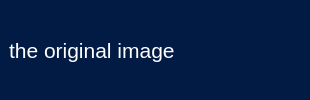
       <widget class="QFrame" name="frame">
        <property name="sizePolicy">
         <sizepolicy hsizetype="Preferred" vsizetype="Minimum">
          <horstretch>0</horstretch>
          <verstretch>0</verstretch>
         </sizepolicy>
        </property>
        <property name="styleSheet">
         <string notr="true">background-color: rgb(1, 27, 68);
border:none;
</string>
        </property>
        <property name="frameShape">
         <enum>QFrame::StyledPanel</enum>
        </property>
        <property name="frameShadow">
         <enum>QFrame::Raised</enum>
        </property>
        <layout class="QHBoxLayout" name="horizontalLayout_2">
         <property name="spacing">
          <number>0</number>
         </property>
         <property name="leftMargin">
          <number>0</number>
         </property>
         <property name="topMargin">
          <number>0</number>
         </property>
         <property name="rightMargin">
          <number>0</number>
         </property>
         <property name="bottomMargin">
          <number>0</number>
         </property>
         <item>
          <widget class="QFrame" name="frame_3">
           <property name="frameShape">
            <enum>QFrame::StyledPanel</enum>
           </property>
           <property name="frameShadow">
            <enum>QFrame::Raised</enum>
           </property>
           <widget class="QPushButton" name="Menu_button_2">
            <property name="geometry">
             <rect>
              <x>9</x>
              <y>13</y>
              <width>76</width>
              <height>24</height>
             </rect>
            </property>
            <property name="font">
             <font>
              <pointsize>12</pointsize>
              <weight>75</weight>
              <bold>true</bold>
             </font>
            </property>
            <property name="styleSheet">
             <string notr="true">
color: rgb(255, 255, 255);</string>
            </property>
            <property name="text">
             <string>Menu</string>
            </property>
            <property name="icon">
             <iconset>
              <normaloff>:/icon/Modern_GUI_PyDracula_PySide6_or_PyQt6-master/images/icons/cil-menu.png</normaloff>:/icon/Modern_GUI_PyDracula_PySide6_or_PyQt6-master/images/icons/cil-menu.png</iconset>
            </property>
            <property name="checkable">
             <bool>true</bool>
            </property>
           </widget>
          </widget>
         </item>
         <item>
          <widget class="QFrame" name="frame_4">
           <property name="frameShape">
            <enum>QFrame::StyledPanel</enum>
           </property>
           <property name="frameShadow">
            <enum>QFrame::Raised</enum>
           </property>
           <layout class="QHBoxLayout" name="horizontalLayout_3">
            <item>
             <widget class="QLabel" name="label">
              <property name="font">
               <font>
                <pointsize>16</pointsize>
               </font>
              </property>
              <property name="styleSheet">
               <string notr="true">color: rgb(255, 255, 255);</string>
              </property>
              <property name="text">
               <string>the original image</string>
              </property>
             </widget>
            </item>
           </layout>
          </widget>
         </item>
         <item>
          <widget class="QFrame" name="frame_5">
           <property name="frameShape">
            <enum>QFrame::StyledPanel</enum>
           </property>
           <property name="frameShadow">
            <enum>QFrame::Raised</enum>
           </property>
           <layout class="QHBoxLayout" name="horizontalLayout_5">
            <item>
             <widget class="QPushButton" name="pushButton_4">
              <property name="text">
               <string/>
              </property>
              <property name="icon">
               <iconset resource="../resources/image.qrc">
                <normaloff>:/icon/cil-window-minimize.png</normaloff>:/icon/cil-window-minimize.png</iconset>
              </property>
              <property name="iconSize">
               <size>
                <width>25</width>
                <height>25</height>
               </size>
              </property>
             </widget>
            </item>
            <item>
             <widget class="QPushButton" name="pushButton_5">
              <property name="text">
               <string/>
              </property>
              <property name="icon">
               <iconset resource="../resources/image.qrc">
                <normaloff>:/icon/cil-window-maximize.png</normaloff>:/icon/cil-window-maximize.png</iconset>
              </property>
              <property name="iconSize">
               <size>
                <width>25</width>
                <height>25</height>
               </size>
              </property>
             </widget>
            </item>
            <item>
             <widget class="QPushButton" name="thoat_btn">
              <property name="text">
               <string/>
              </property>
              <property name="icon">
               <iconset resource="../resources/image.qrc">
                <normaloff>:/icon/cil-x.png</normaloff>:/icon/cil-x.png</iconset>
              </property>
              <property name="iconSize">
               <size>
                <width>25</width>
                <height>25</height>
               </size>
              </property>
             </widget>
            </item>
           </layout>
          </widget>
         </item>
        </layout>
       </widget>
